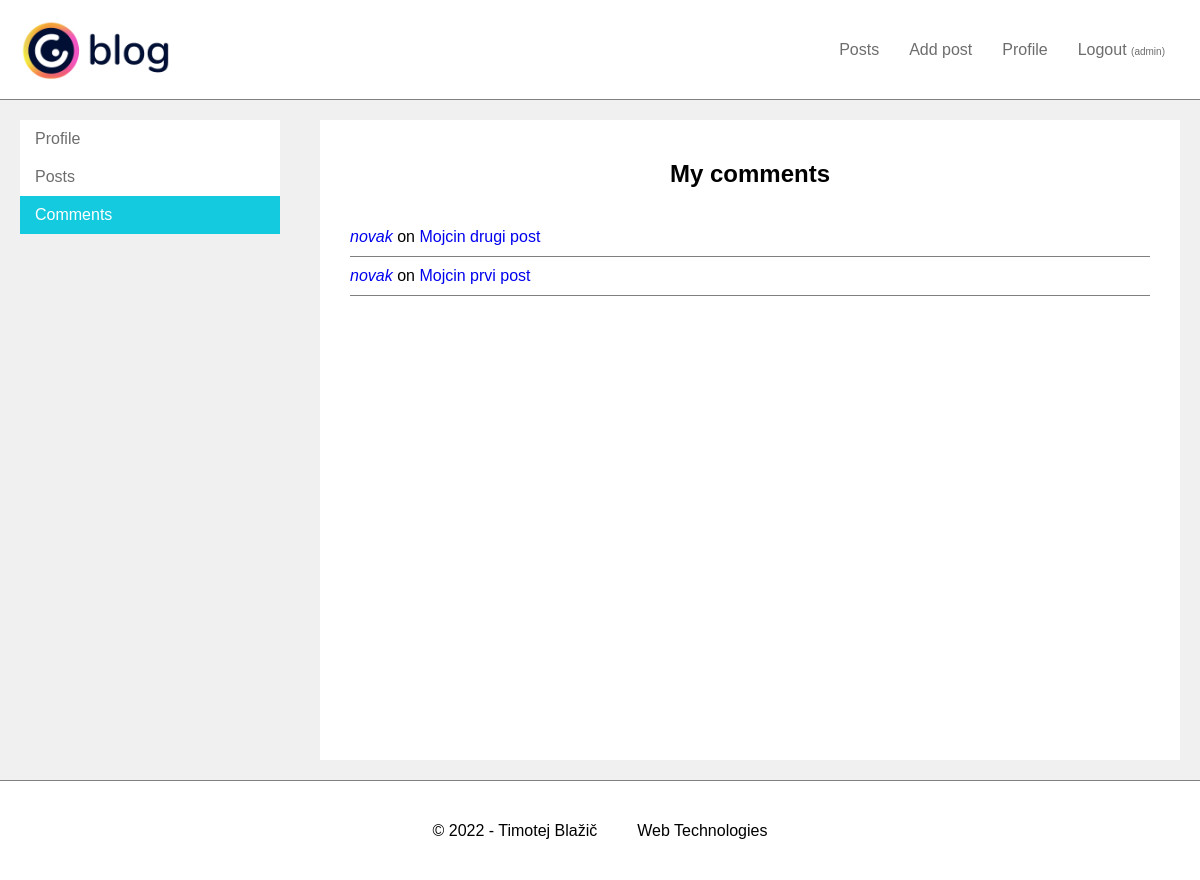
The app's page /code/index.php/user/comments?id=2 (signed in) with its own data.
### tables this page shows
CREATE TABLE `comment` (
  `CommentID` int(11) NOT NULL,
  `UserID` int(11) NOT NULL,
  `PostID` int(11) NOT NULL,
  `DateCreated` datetime NOT NULL,
  `DateModified` datetime DEFAULT NULL,
  `Content` text NOT NULL
);

CREATE TABLE `user` (
  `UserID` int(11) NOT NULL,
  `RoleID` int(11) NOT NULL DEFAULT 3,
  `FirstName` text NOT NULL,
  `LastName` text NOT NULL,
  `Username` text NOT NULL,
  `Password` varchar(255) NOT NULL,
  `Email` text NOT NULL
);

CREATE TABLE `post` (
  `PostID` int(11) NOT NULL,
  `UserID` int(11) NOT NULL,
  `DateCreated` datetime NOT NULL,
  `DateModified` datetime DEFAULT NULL,
  `Title` text NOT NULL,
  `Content` text NOT NULL,
  `Image` longblob NOT NULL
);

### code/controller/UserController.php (called while the page is built, shortened)
<?php
require_once("model/UserDB.php");
require_once("ViewHelper.php");
class UserController {
    public static function showUserComments() {
        $comments = CommentDB::getCommentsByUserId($_GET["id"]);
        ViewHelper::render("view/user-comments.php", ["comments" => $comments, "userID" => $_GET["id"]]);
    }
}

### code/model/CommentDB.php (called while the page is built, shortened)
<?php
class CommentDB {
    public static function getCommentsByUserId($userID) {
        $db = DBInit::getInstance();
        $statement = $db->prepare("SELECT CommentID, UserID, PostID, DateCreated, DateModified, Content FROM comment
            WHERE UserID = :userID");
        $statement->bindValue(":userID", $userID);
        $statement->execute();
        $comments = $statement->fetchAll();
        return $comments;
    }
}

### code/model/UserDB.php (called while the page is built, shortened)
<?php
class UserDB {
    public static function getUserByUserID($userID) {
        $db = DBInit::getInstance();
        $statement = $db->prepare("SELECT UserID, RoleID, FirstName, LastName, Username, Password, Email FROM user
            WHERE UserID = :userID");
        $statement->bindValue(":userID", $userID);
        $statement->execute();
        $user = $statement->fetch();
        return $user;
    }
}

### code/model/PostDB.php (called while the page is built, shortened)
<?php
class PostDB {
    public static function getPost($postID) {
        $db = DBInit::getInstance();
        $statement = $db->prepare("SELECT PostID, UserID, DateCreated, DateModified, Title, Content, Image FROM post
            WHERE PostID = :postID");
        $statement->bindValue(":postID", $postID);
        $statement->execute();
        $post = $statement->fetch();
        return $post;
    }
}

### code/view/user-comments.php (the view, shortened to what this page needs)
<!DOCTYPE html>
<html lang="en">
<head>
    <link rel="stylesheet" type="text/css" href="<?= CSS_URL . "style.css" ?>">
    <link rel="stylesheet" type="text/css" href="<?= CSS_URL . "forms.css" ?>">
    <link rel="stylesheet" type="text/css" href="<?= CSS_URL . "details.css" ?>">
    <link rel="stylesheet" type="text/css" href="<?= CSS_URL . "user.css" ?>">
</head>
<body>
    <?php include("view/menu-links.php"); ?>
    <article>
        <h2>My comments</h2>
        <div class="allComments">
            <?php if(!empty($comments)): ?>
                <?php foreach($comments as $comment): ?>
                    <div class="asideComment">
                        <a class="authorLink" href="<?= BASE_URL . "user?id=" . $comment["UserID"] ?>"><?= UserDB::getUserByUserID($comment["UserID"])["Username"] ?></a>
                        on
                        <a href="<?= BASE_URL . "posts?id=" . $comment["PostID"] ?>"><?= PostDB::getPost($comment["PostID"])["Title"] ?></a>
                    </div>
                <?php endforeach; ?>
            <?php else: ?>
                <p>No comments.</p>
            <?php endif; ?>
        </div>
    </article>
    <?php $user = UserDB::getUserByUserID($userID) ?>
    <?php include("view/nav-user.php"); ?>
    <?php include("view/footer.php"); ?>
</body>
</html>

### code/view/menu-links.php
<nav>
    <a href="<?= BASE_URL . "posts" ?>" class="logo">
        <img src="<?= IMAGES_URL . "logo.png" ?>" alt="Website logo">
    </a>
    <ul>
        <li><a href="<?= BASE_URL . "posts" ?>">Posts</a></li>
        <?php if(isset($_SESSION["user"])): ?>
            <li><a href="<?= BASE_URL . "posts/add" ?>">Add post</a></li>
            <li><a href="<?= BASE_URL . "user" ?>">Profile</a></li>
            <li><a href="<?= BASE_URL . "logout" ?>">Logout <span class="logoutUsername">(<?= $_SESSION["user"]["Username"] ?>)</span></a></li>
        <?php else: ?>
            <li><a href="<?= BASE_URL . "login" ?>">Login</a></li>
            <li><a href="<?= BASE_URL . "register" ?>">Register</a></li>
        <?php endif; ?>
    </ul>
</nav>

### code/view/nav-user.php
<div class="userNav">
    <ul>
        <li><a href="<?= BASE_URL . "user?id=" . $user["UserID"] ?>">Profile</a></li>
        <li><a href="<?= BASE_URL . "user/posts?id=" . $user["UserID"] ?>">Posts</a></li>
        <li><a href="<?= BASE_URL . "user/comments?id=" . $user["UserID"] ?>">Comments</a></li>
    </ul>
</div>

### code/view/footer.php
<footer>
    <p>&copy; <?= date("Y") ?> - Timotej Blažič</p>
    <p>Web Technologies</p>
</footer>

### code/index.php (shortened to what this page needs)
<?php
require_once("controller/UserController.php");
$path = isset($_SERVER["PATH_INFO"]) ? trim($_SERVER["PATH_INFO"], "/") : "";
$urls = [
    "login" => function() {
        if ($_SERVER["REQUEST_METHOD"] == "POST") {
            UserController::login();
        } else {
            UserController::showLoginForm();
        }
    },
    "register" => function() {
        if ($_SERVER["REQUEST_METHOD"] == "POST") {
            UserController::register();
        } else {
            UserController::showRegisterForm();
        }
    },
    "logout" => function() {
        UserController::logout();
    },
    "posts" => function() {
        PostController::index();
    },
    "posts/search" => function() {
        PostController::search();
    },
    "posts/add" => function() {
        if ($_SERVER["REQUEST_METHOD"] == "POST") {
            PostController::addPost();
        } else {
            PostController::showAddForm();
        }
    },
    "posts/edit" => function() {
        if ($_SERVER["REQUEST_METHOD"] == "POST") {
            PostController::editPost();
        } else {
            PostController::showEditForm();
        }
    },
    "comments/add" => function() {
        if ($_SERVER["REQUEST_METHOD"] == "POST") {
            CommentController::addComment();
        }
    },
    "user" => function() {
        if ($_SERVER["REQUEST_METHOD"] == "POST") {
            UserController::editUser();
        } else {
            UserController::showUser();
        }
    },
    "user/posts" => function() {
        UserController::showUserPosts();
    },
    "user/comments" => function() {
        UserController::showUserComments();
    },
    "" => function() {
        ViewHelper::redirect(BASE_URL . "posts");
    }
];
try {
    if (isset($urls[$path])) {
        $urls[$path]();
    } else {
        ViewHelper::error404();
    }
} catch (Exception $e) {
    echo "An error occurred: " . $e;
}

### code/ViewHelper.php (shortened to what this page needs)
<?php
class ViewHelper {
    public static function render($file, $variables = array()) {
        extract($variables);
        include $file;
        $renderedView = ob_get_clean();
        echo $renderedView;
    }
}

### code/static/css/style.css (style rules this page uses)
html { font-family: Geneva, Verdana, sans-serif; }
body { min-width: 500px; margin: 0; padding: 0; background-color: #f0f0f0; }
* { box-sizing: border-box; }
nav { display: flex; background-color:white; justify-content: space-between; align-items: center; padding-left: 20px; padding-right: 20px; border-bottom: 1px solid gray; min-height: 100px; grid-area: navbar; }
.logo { display: inline-block; }
.logo img { width: 150px; vertical-align: middle; }
nav ul { list-style: none; display: flex; }
nav ul li a { display: inline-block; padding: 10px 15px; text-decoration: none; color: #6e6d6d; }
.logoutUsername { font-size: 10px; }
footer { display: flex; background-color: white; justify-content: center; align-items: center; padding-left: 20px; padding-right: 20px; border-top: 1px solid gray; height: 100px; grid-area: footer; }
footer p { padding: 0 20px 0 20px; }
article { min-height: 80vh; display: flex; flex-direction: column; align-items: center; grid-area: article; }
.authorLink { text-decoration: none; font-style: italic; }
.asideComment { margin: 0 10px; margin-bottom: 10px; padding-bottom: 10px; border-bottom: 1px solid gray; }
.asideComment a { text-decoration: none; }
body { display: grid; grid-template-columns: 100%; grid-template-areas: "navbar" "article" "aside" "footer"; }
@media screen and (min-width: 768px) { body { grid-template-columns: 2fr 1fr; grid-template-areas: "navbar navbar" "article aside" "footer footer"; } }
@media screen and (min-width: 768px) { article { margin: 20px; } }
@media screen and (min-width: 992px) { body { grid-template-columns: 1fr 2fr 1fr; grid-template-areas: "navbar navbar navbar" "article article aside" "footer footer footer"; } }
@media screen and (min-width: 992px) { article { margin: 20px; } }

### code/static/css/forms.css (style rules this page uses)
body { display: grid; grid-template-columns: 100%; }

### code/static/css/details.css (style rules this page uses)
article { position: relative; padding:20px; background-color: white; }
.allComments { margin-top: 20px; }
body { display: grid; grid-template-columns: 100%; grid-template-areas: "navbar" "article" "comments" "aside" "footer"; }
@media screen and (min-width: 768px) { body { grid-template-columns: 2fr 1fr; grid-template-areas: "navbar navbar" "article aside" "comments comments" "footer footer"; } }
@media screen and (min-width: 768px) { article { margin: 20px; } }
@media screen and (min-width: 992px) { body { grid-template-columns: 1fr 2fr 1fr; grid-template-areas: "navbar navbar navbar" "article article aside" "comments comments comments" "footer footer footer"; } }
@media screen and (min-width: 992px) { article { margin: 20px; } }

### code/static/css/user.css (style rules this page uses)
.userNav { margin: 20px; align-self: flex-start; }
.userNav ul { background-color: white; list-style-type: none; margin:0; padding:0; width: 100%; }
.userNav ul li a { display: block; padding: 10px 15px; text-decoration: none; color: #6e6d6d; }
.userNav ul li a.active { background-color: #14cade; color: white; }
.allComments { width: 100%; }
body { display: grid; grid-template-columns: 100%; grid-template-areas: "navbar" "userNav" "article" "footer"; }
@media screen and (min-width: 768px) { body { grid-template-columns: 1fr 2fr; grid-template-areas: "navbar navbar" "userNav article" "footer footer"; } }
@media screen and (min-width: 768px) { article { margin: 20px; } }
@media screen and (min-width: 992px) { body { grid-template-columns: 1fr 2fr 1fr; grid-template-areas: "navbar navbar navbar" "userNav article article" "footer footer footer"; } }
@media screen and (min-width: 992px) { article { margin: 20px; } }

### records on screen
comment: UserID.Username "novak", PostID.Title "Mojcin drugi post"
comment: UserID.Username "novak", PostID.Title "Mojcin prvi post"

### other values on screen
$_SESSION["user"]["Username"] "admin"
